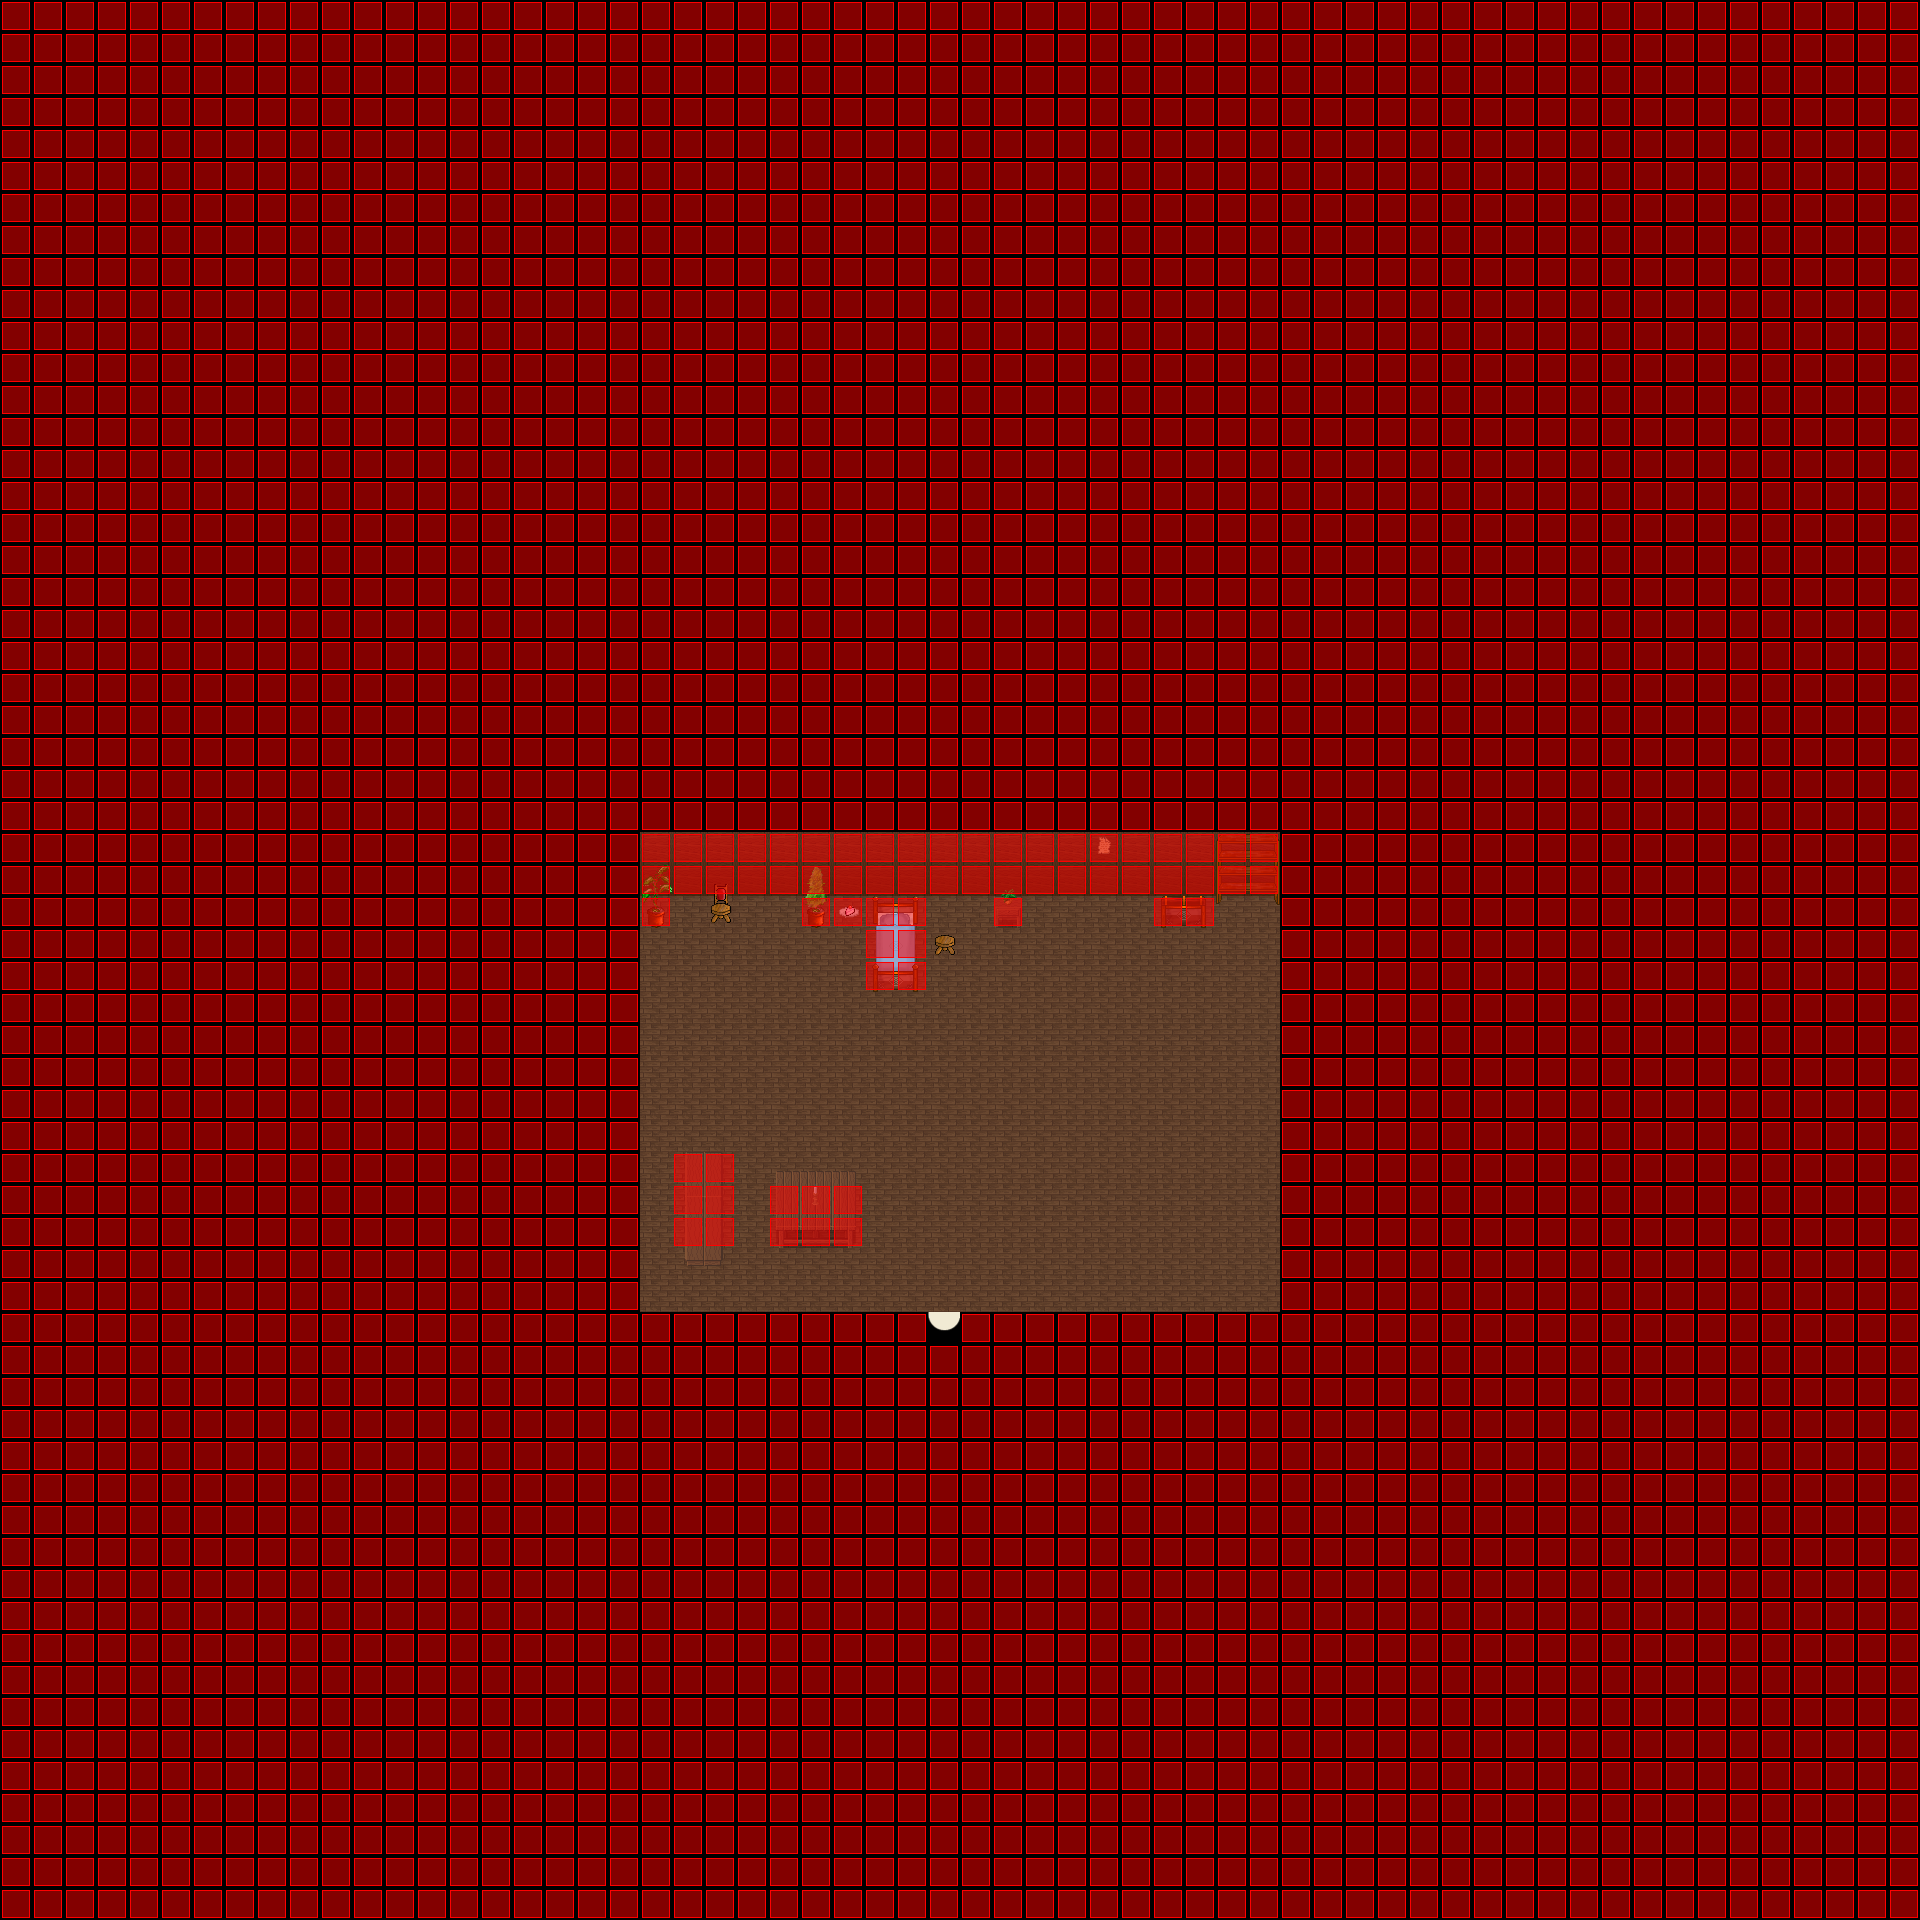

The image is a tile-based game level rendered from a .tmx file. Its description and source (layers, tilesets, objects; grid data summarised) follow:
An orthogonal 60x60 tile map with 32x32 px tiles, 4 tile layers (Ground, Fringe, Over, Collision), 6 tilesets and 2 objects (SCRIPT, WARP).

<map version="1.0" orientation="orthogonal" width="60" height="60" tilewidth="32" tileheight="32">
 <properties>
  <property name="music" value="faith.ogg" />
 </properties>
 <tileset firstgid="1" name="indoor3_32_32" tilewidth="32" tileheight="32">
  <image source="../graphics/tiles/indoor3_32_32.png" width="1024" height="1024" />
 </tileset>
 <tileset firstgid="1025" name="indoor2_32_32" tilewidth="32" tileheight="32">
  <image source="../graphics/tiles/indoor2_32_32.png" width="1024" height="1024" />
 </tileset>
 <tileset firstgid="2049" name="collision1_32_32" tilewidth="32" tileheight="32">
  <image source="../graphics/tiles/collision1_32_32.png" width="1024" height="1024" />
 </tileset>
 <tileset firstgid="3073" name="desert1_32_32" tilewidth="32" tileheight="32">
  <image source="../graphics/tiles/desert1_32_32.png" width="1024" height="1024" />
 </tileset>
 <tileset firstgid="4097" name="indoor2_32_64" tilewidth="32" tileheight="64">
  <image source="../graphics/tiles/indoor2_32_64.png" width="1024" height="1024" />
 </tileset>
 <tileset firstgid="4609" name="indoor2_32_96" tilewidth="32" tileheight="96">
  <image source="../graphics/tiles/indoor2_32_96.png" width="1024" height="960" />
 </tileset>
 <layer name="Ground" width="60" height="60">
  <data>[3600 cells, 3600 non-empty, 6 distinct tile ids]</data>
 </layer>
 <layer name="Fringe" width="60" height="60">
  <data>[3600 cells, 35 non-empty, 35 distinct tile ids]</data>
 </layer>
 <layer name="Over" width="60" height="60">
  <data>[3600 cells, 0 non-empty, 0 distinct tile ids]</data>
 </layer>
 <layer name="Collision" width="60" height="60">
  <data>[3600 cells, 3363 non-empty, 1 distinct tile ids]</data>
 </layer>
 <objectgroup name="Object" width="60" height="60">
  <object name="External Map Events" type="SCRIPT" x="0" y="0">
   <properties>
    <property name="FILENAME" value="scripts/maps/iw-lauria-flat05-o00-o00-o00.lua" />
   </properties>
  </object>
  <object name="Warp to ow-p2-p4" type="WARP" x="928" y="1312" width="32" height="32">
   <properties>
    <property name="DEST_MAP" value="ow-p0002-p0004-o0000" />
    <property name="DEST_X" value="5072" />
    <property name="DEST_Y" value="3296" />
   </properties>
  </object>
 </objectgroup>
</map>
